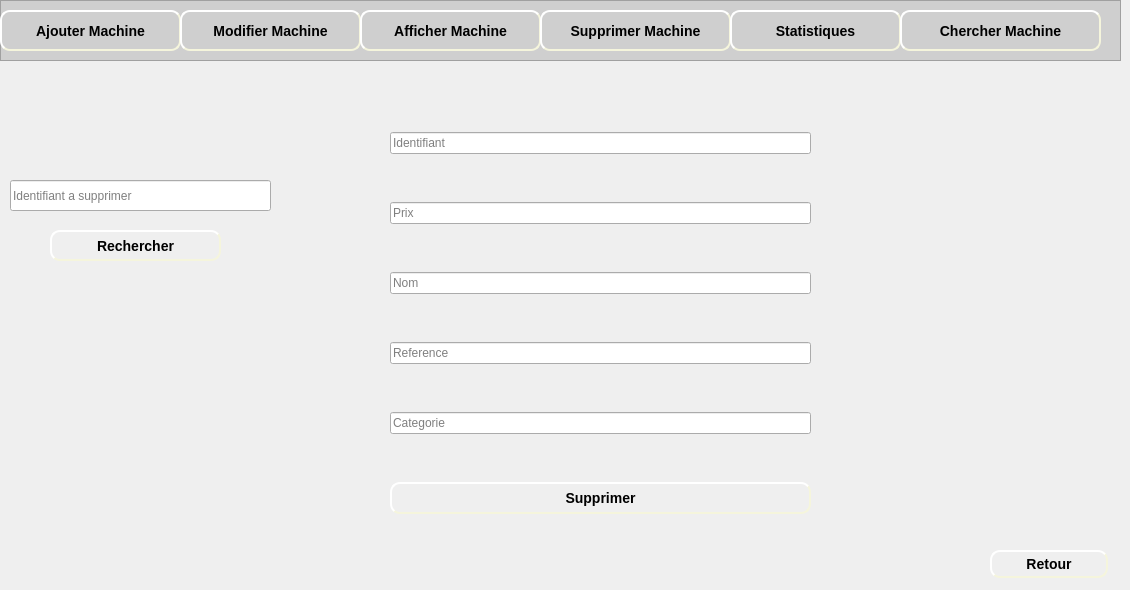
    <widget class="QWidget" name="page_11">
     <widget class="QFrame" name="frame_10">
      <property name="geometry">
       <rect>
        <x>0</x>
        <y>0</y>
        <width>1121</width>
        <height>61</height>
       </rect>
      </property>
      <property name="styleSheet">
       <string notr="true">background-color: rgb(207, 207, 207);</string>
      </property>
      <property name="frameShape">
       <enum>QFrame::StyledPanel</enum>
      </property>
      <property name="frameShadow">
       <enum>QFrame::Raised</enum>
      </property>
      <widget class="QPushButton" name="pushButton_ajouterMachine_6">
       <property name="geometry">
        <rect>
         <x>0</x>
         <y>10</y>
         <width>181</width>
         <height>41</height>
        </rect>
       </property>
       <property name="styleSheet">
        <string notr="true">#pushButton_ajouterMachine_6
{
	background-color: rgb(207, 207, 207);
	border-color: beige;
border-style: outset;
  border-width: 2px;
  border-radius: 10px;
  font: bold 14px;
  min-width: 6em;
  padding: 6px;

}
#pushButton_ajouterMachine_6:hover
{
	border-color: blue;
}</string>
       </property>
       <property name="text">
        <string>Ajouter Machine</string>
       </property>
      </widget>
      <widget class="QLabel" name="label_87">
       <property name="geometry">
        <rect>
         <x>10</x>
         <y>20</y>
         <width>21</width>
         <height>21</height>
        </rect>
       </property>
       <property name="text">
        <string/>
       </property>
       <property name="pixmap">
        <pixmap>../Bouttons/ajouMachine-removebg-preview.png</pixmap>
       </property>
       <property name="scaledContents">
        <bool>true</bool>
       </property>
      </widget>
      <widget class="QPushButton" name="pushButton_modifierMachine_6">
       <property name="geometry">
        <rect>
         <x>180</x>
         <y>10</y>
         <width>181</width>
         <height>41</height>
        </rect>
       </property>
       <property name="styleSheet">
        <string notr="true">#pushButton_modifierMachine_6
{
	background-color: rgb(207, 207, 207);
	border-color: beige;
border-style: outset;
  border-width: 2px;
  border-radius: 10px;
  font: bold 14px;
  min-width: 6em;
  padding: 6px;

}
#pushButton_modifierMachine_6:hover
{
	border-color: blue;
}</string>
       </property>
       <property name="text">
        <string>Modifier Machine</string>
       </property>
      </widget>
      <widget class="QLabel" name="label_88">
       <property name="geometry">
        <rect>
         <x>190</x>
         <y>20</y>
         <width>21</width>
         <height>21</height>
        </rect>
       </property>
       <property name="text">
        <string/>
       </property>
       <property name="pixmap">
        <pixmap>../Bouttons/modifier-removebg-preview.png</pixmap>
       </property>
       <property name="scaledContents">
        <bool>true</bool>
       </property>
      </widget>
      <widget class="QPushButton" name="pushButton_afficherMachine_5">
       <property name="geometry">
        <rect>
         <x>360</x>
         <y>10</y>
         <width>181</width>
         <height>41</height>
        </rect>
       </property>
       <property name="styleSheet">
        <string notr="true">#pushButton_afficherMachine_5
{

	border-color: beige;
border-style: outset;
  border-width: 2px;
  border-radius: 10px;
  font: bold 14px;
  min-width: 6em;
  padding: 6px;

}
#pushButton_afficherMachine_5:hover
{
	border-color: blue;
}</string>
       </property>
       <property name="text">
        <string>Afficher Machine</string>
       </property>
      </widget>
      <widget class="QLabel" name="label_89">
       <property name="geometry">
        <rect>
         <x>370</x>
         <y>20</y>
         <width>21</width>
         <height>21</height>
        </rect>
       </property>
       <property name="text">
        <string/>
       </property>
       <property name="pixmap">
        <pixmap>../Bouttons/afficher-removebg-preview.png</pixmap>
       </property>
       <property name="scaledContents">
        <bool>true</bool>
       </property>
      </widget>
      <widget class="QPushButton" name="pushButton_supprimerMachine_5">
       <property name="geometry">
        <rect>
         <x>540</x>
         <y>10</y>
         <width>191</width>
         <height>41</height>
        </rect>
       </property>
       <property name="styleSheet">
        <string notr="true">#pushButton_supprimerMachine_5
{
	background-color: rgb(207, 207, 207);
	border-color: beige;
border-style: outset;
  border-width: 2px;
  border-radius: 10px;
  font: bold 14px;
  min-width: 6em;
  padding: 6px;

}
#pushButton_supprimerMachine_5:hover
{
	border-color: blue;
}</string>
       </property>
       <property name="text">
        <string>Supprimer Machine</string>
       </property>
      </widget>
      <widget class="QLabel" name="label_90">
       <property name="geometry">
        <rect>
         <x>550</x>
         <y>20</y>
         <width>16</width>
         <height>20</height>
        </rect>
       </property>
       <property name="text">
        <string/>
       </property>
       <property name="pixmap">
        <pixmap>../Bouttons/supprimerMachine-removebg-preview.png</pixmap>
       </property>
       <property name="scaledContents">
        <bool>true</bool>
       </property>
      </widget>
      <widget class="QPushButton" name="pushButton_statistiques_5">
       <property name="geometry">
        <rect>
         <x>730</x>
         <y>10</y>
         <width>171</width>
         <height>41</height>
        </rect>
       </property>
       <property name="styleSheet">
        <string notr="true">#pushButton_statistiques_5
{
	background-color: rgb(207, 207, 207);
	border-color: beige;
border-style: outset;
  border-width: 2px;
  border-radius: 10px;
  font: bold 14px;
  min-width: 6em;
  padding: 6px;

}
#pushButton_statistiques_5:hover
{
	border-color: blue;
}</string>
       </property>
       <property name="text">
        <string>Statistiques</string>
       </property>
      </widget>
      <widget class="QLabel" name="label_25">
       <property name="geometry">
        <rect>
         <x>740</x>
         <y>20</y>
         <width>21</width>
         <height>21</height>
        </rect>
       </property>
       <property name="text">
        <string/>
       </property>
       <property name="pixmap">
        <pixmap>../Bouttons/stat-removebg-preview.png</pixmap>
       </property>
       <property name="scaledContents">
        <bool>true</bool>
       </property>
      </widget>
      <widget class="QPushButton" name="pushButton_chercherMachine_5">
       <property name="geometry">
        <rect>
         <x>900</x>
         <y>10</y>
         <width>201</width>
         <height>41</height>
        </rect>
       </property>
       <property name="styleSheet">
        <string notr="true">#pushButton_chercherMachine_5
{

	border-color: beige;
border-style: outset;
  border-width: 2px;
  border-radius: 10px;
  font: bold 14px;
  min-width: 6em;
  padding: 6px;

}
#pushButton_chercherMachine_5:hover
{
	border-color: blue;
}</string>
       </property>
       <property name="text">
        <string>Chercher Machine</string>
       </property>
      </widget>
      <widget class="QLabel" name="label_99">
       <property name="geometry">
        <rect>
         <x>910</x>
         <y>20</y>
         <width>21</width>
         <height>21</height>
        </rect>
       </property>
       <property name="text">
        <string/>
       </property>
       <property name="pixmap">
        <pixmap>../Bouttons/consulter-removebg-preview.png</pixmap>
       </property>
       <property name="scaledContents">
        <bool>true</bool>
       </property>
      </widget>
     </widget>
     <widget class="QLabel" name="label_18">
      <property name="geometry">
       <rect>
        <x>0</x>
        <y>60</y>
        <width>1121</width>
        <height>521</height>
       </rect>
      </property>
      <property name="text">
       <string/>
      </property>
      <property name="pixmap">
       <pixmap>../Bouttons/fontFinal.jpg</pixmap>
      </property>
      <property name="scaledContents">
       <bool>true</bool>
      </property>
     </widget>
     <widget class="QLineEdit" name="lineEdit_idSupprimerM">
      <property name="geometry">
       <rect>
        <x>10</x>
        <y>180</y>
        <width>261</width>
        <height>31</height>
       </rect>
      </property>
      <property name="placeholderText">
       <string>Identifiant a supprimer</string>
      </property>
     </widget>
     <widget class="QPushButton" name="pushButton_rechercherSM">
      <property name="geometry">
       <rect>
        <x>50</x>
        <y>230</y>
        <width>171</width>
        <height>31</height>
       </rect>
      </property>
      <property name="styleSheet">
       <string notr="true">#pushButton_rechercherSM
{

	border-color: beige;
border-style: outset;
  border-width: 2px;
  border-radius: 10px;
  font: bold 14px;
  min-width: 6em;
  padding: 6px;

}
#pushButton_rechercherSM:hover
{
	border-color: blue;
}</string>
      </property>
      <property name="text">
       <string>Rechercher</string>
      </property>
     </widget>
     <widget class="QLabel" name="label_37">
      <property name="geometry">
       <rect>
        <x>60</x>
        <y>230</y>
        <width>21</width>
        <height>21</height>
       </rect>
      </property>
      <property name="text">
       <string/>
      </property>
      <property name="pixmap">
       <pixmap>../Bouttons/consulter-removebg-preview.png</pixmap>
      </property>
      <property name="scaledContents">
       <bool>true</bool>
      </property>
     </widget>
     <widget class="QPushButton" name="pushButton_retour_7">
      <property name="geometry">
       <rect>
        <x>990</x>
        <y>550</y>
        <width>118</width>
        <height>28</height>
       </rect>
      </property>
      <property name="styleSheet">
       <string notr="true">#pushButton_retour_7
{
	
	border-color: beige;
border-style: outset;
  border-width: 2px;
  border-radius: 10px;
  font: bold 14px;
  min-width: 6em;
  padding: 6px;

}
#pushButton_retour_7:hover
{
	border-color: blue;
}</string>
      </property>
      <property name="text">
       <string>Retour</string>
      </property>
     </widget>
     <widget class="QLabel" name="label_91">
      <property name="geometry">
       <rect>
        <x>1000</x>
        <y>560</y>
        <width>21</width>
        <height>16</height>
       </rect>
      </property>
      <property name="text">
       <string/>
      </property>
      <property name="pixmap">
       <pixmap>../Bouttons/retour-removebg-preview.png</pixmap>
      </property>
      <property name="scaledContents">
       <bool>true</bool>
      </property>
     </widget>
     <widget class="QWidget" name="verticalLayoutWidget_11">
      <property name="geometry">
       <rect>
        <x>390</x>
        <y>90</y>
        <width>421</width>
        <height>471</height>
       </rect>
      </property>
      <layout class="QVBoxLayout" name="verticalLayout_10">
       <item>
        <widget class="QLineEdit" name="lineEdit_idMachine_2">
         <property name="placeholderText">
          <string>Identifiant</string>
         </property>
        </widget>
       </item>
       <item>
        <widget class="QLineEdit" name="lineEdit_prix_3">
         <property name="placeholderText">
          <string>Prix</string>
         </property>
        </widget>
       </item>
       <item>
        <widget class="QLineEdit" name="lineEdit_nom_6">
         <property name="placeholderText">
          <string>Nom</string>
         </property>
        </widget>
       </item>
       <item>
        <widget class="QLineEdit" name="lineEdit_reference_3">
         <property name="placeholderText">
          <string>Reference</string>
         </property>
        </widget>
       </item>
       <item>
        <widget class="QLineEdit" name="lineEdit_categorie_3">
         <property name="placeholderText">
          <string>Categorie</string>
         </property>
        </widget>
       </item>
       <item>
        <widget class="QPushButton" name="pushButton_supprimerM">
         <property name="styleSheet">
          <string notr="true">#pushButton_supprimerM
{
	
	border-color: beige;
border-style: outset;
  border-width: 2px;
  border-radius: 10px;
  font: bold 14px;
  min-width: 6em;
  padding: 6px;

}
#pushButton_supprimerM:hover
{
	border-color: blue;
}</string>
         </property>
         <property name="text">
          <string>Supprimer</string>
         </property>
        </widget>
       </item>
      </layout>
     </widget>
    </widget>
